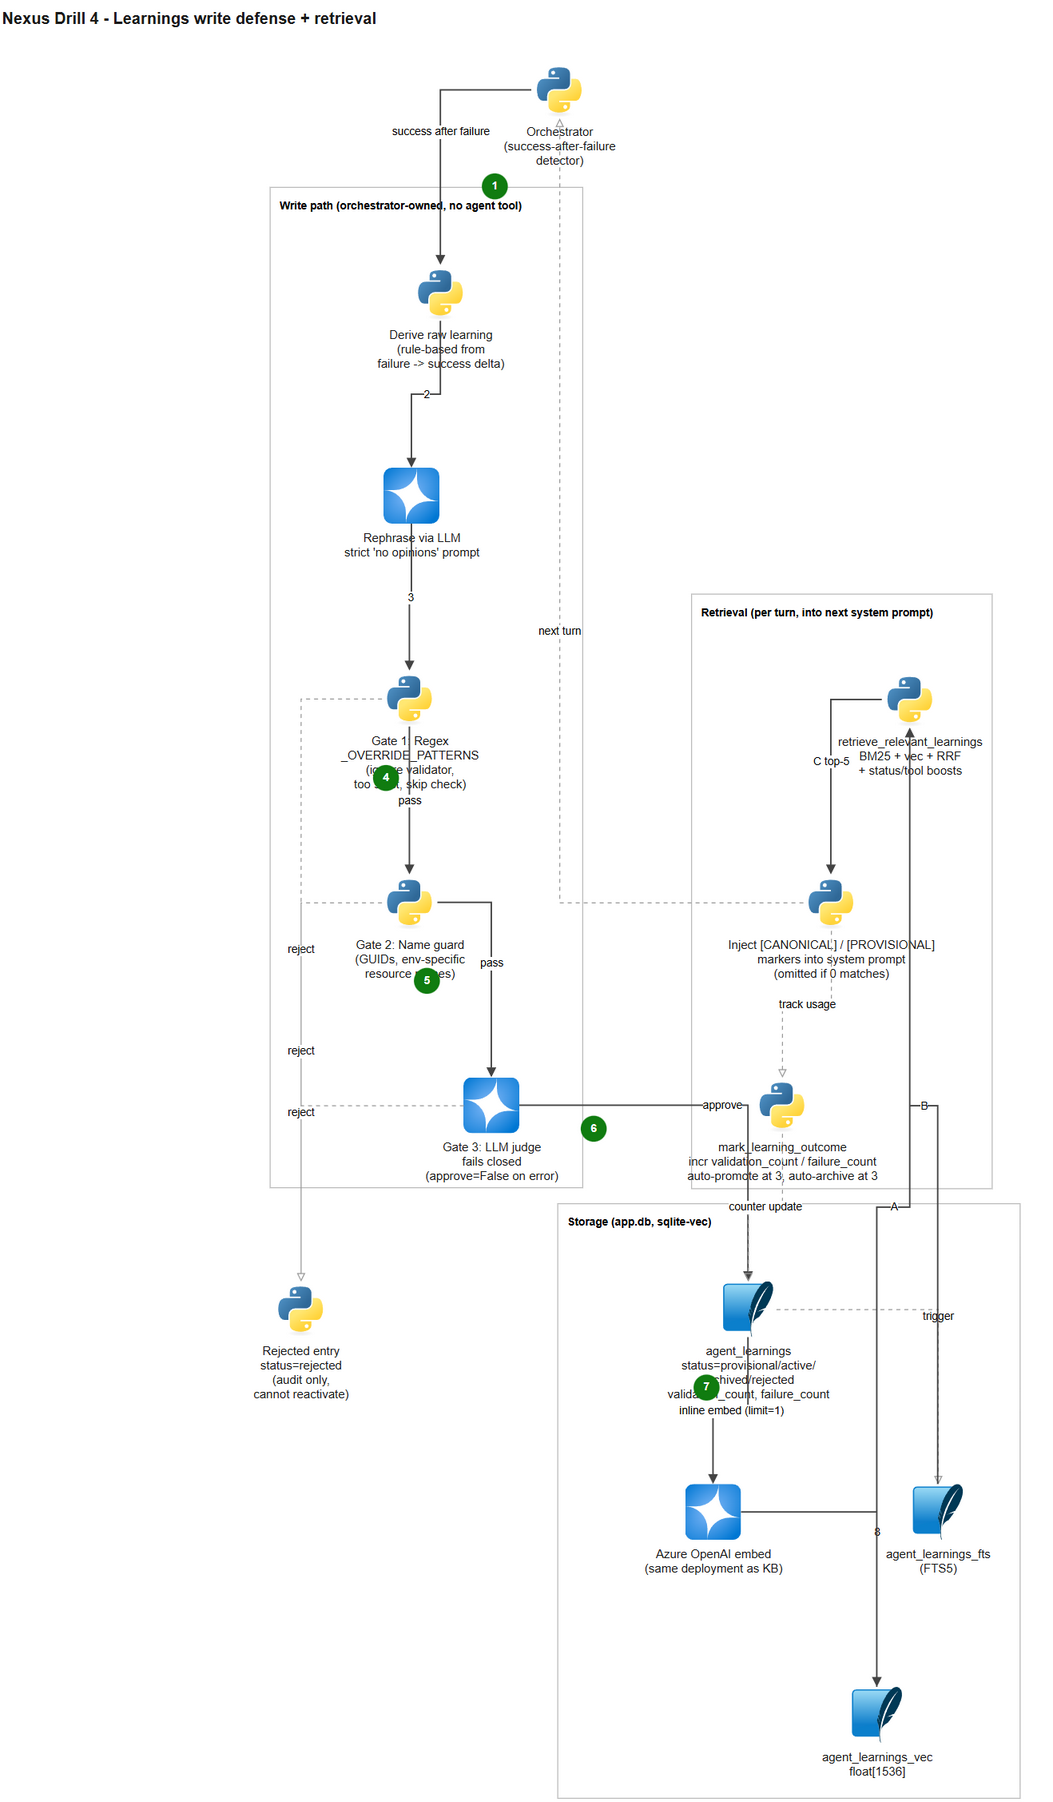

This figure's Python source:
# --- Auto-injected capture header ---
import os
import diagrams as _diagrams

class AzureGeneric(_diagrams.Node):
    """Mingrammer-compatible node for Azure services that don't ship with
    the diagrams library. In Graphviz it renders as a labelled rounded box;
    in drawio it is upgraded to the matching Azure2 SVG via the azure_icon
    hint (e.g. AzureGeneric("Bastion", azure_icon="bastions")).
    """
    _provider = "azure"
    _type = "generic"
    _icon_dir = None
    _icon = None

    def __init__(self, label="", *, azure_icon=None, **attrs):
        if azure_icon:
            attrs["azure_icon"] = azure_icon
        super().__init__(label, **attrs)

def _capture_render(self):
    out_path = 'E:\\Work\\MyProjects\\Nexus\\backend\\output\\nexus-drill4-learnings-defense.dot'
    with open(out_path, "w", encoding="utf-8") as _f:
        _f.write(self.dot.source)

def _capture_exit(self, exc_type, exc_value, traceback):
    self.render()
    _diagrams.setdiagram(None)

_diagrams.Diagram.render = _capture_render
_diagrams.Diagram.__exit__ = _capture_exit
# --- end capture header ---

from diagrams import Diagram, Cluster, Edge
with Diagram('Nexus Drill 4 - Learnings write defense + retrieval', direction='TB', graph_attr={'nodesep': '1.5', 'ranksep': '1.2'}, show=False):
    orch = AzureGeneric('Orchestrator\n(success-after-failure\ndetector)', azure_icon='policy')
    with Cluster('Write path (orchestrator-owned, no agent tool)'):
        derive = AzureGeneric('Derive raw learning\n(rule-based from\nfailure -> success delta)', azure_icon='resource_group')
        rephrase = AzureGeneric("Rephrase via LLM\nstrict 'no opinions' prompt", azure_icon='openai')
        gate1 = AzureGeneric('Gate 1: Regex\n_OVERRIDE_PATTERNS\n(ignore validator,\ntoo strict, skip check)', azure_icon='policy')
        gate2 = AzureGeneric('Gate 2: Name guard\n(GUIDs, env-specific\nresource names)', azure_icon='policy')
        gate3 = AzureGeneric('Gate 3: LLM judge\nfails closed\n(approve=False on error)', azure_icon='openai')
    rejected = AzureGeneric('Rejected entry\nstatus=rejected\n(audit only,\ncannot reactivate)', azure_icon='policy')
    with Cluster('Storage (app.db, sqlite-vec)'):
        learnings_tbl = AzureGeneric('agent_learnings\nstatus=provisional/active/\narchived/rejected\nvalidation_count, failure_count', azure_icon='ai_search')
        embed = AzureGeneric('Azure OpenAI embed\n(same deployment as KB)', azure_icon='openai')
        lvec = AzureGeneric('agent_learnings_vec\nfloat[1536]', azure_icon='ai_search')
        lfts = AzureGeneric('agent_learnings_fts\n(FTS5)', azure_icon='ai_search')
    with Cluster('Retrieval (per turn, into next system prompt)'):
        retrieve = AzureGeneric('retrieve_relevant_learnings\nBM25 + vec + RRF\n+ status/tool boosts', azure_icon='ai_search')
        prompt_inject = AzureGeneric('Inject [CANONICAL] / [PROVISIONAL]\nmarkers into system prompt\n(omitted if 0 matches)', azure_icon='resource_group')
        mark = AzureGeneric('mark_learning_outcome\nincr validation_count / failure_count\nauto-promote at 3, auto-archive at 3', azure_icon='automation')
    orch >> Edge(label='1 success after failure') >> derive
    derive >> Edge(label='2') >> rephrase
    rephrase >> Edge(label='3') >> gate1
    gate1 >> Edge(label='4 pass') >> gate2
    gate2 >> Edge(label='5 pass') >> gate3
    gate3 >> Edge(label='6 approve') >> learnings_tbl
    gate1 >> Edge(style='dashed', label='reject') >> rejected
    gate2 >> Edge(style='dashed', label='reject') >> rejected
    gate3 >> Edge(style='dashed', label='reject') >> rejected
    learnings_tbl >> Edge(label='7 inline embed (limit=1)') >> embed
    embed >> Edge(label='8') >> lvec
    learnings_tbl >> Edge(style='dashed', label='trigger') >> lfts
    lvec >> Edge(label='A') >> retrieve
    lfts >> Edge(label='B') >> retrieve
    retrieve >> Edge(label='C top-5') >> prompt_inject
    prompt_inject >> Edge(style='dashed', label='next turn') >> orch
    prompt_inject >> Edge(style='dashed', label='track usage') >> mark
    mark >> Edge(style='dashed', label='counter update') >> learnings_tbl
